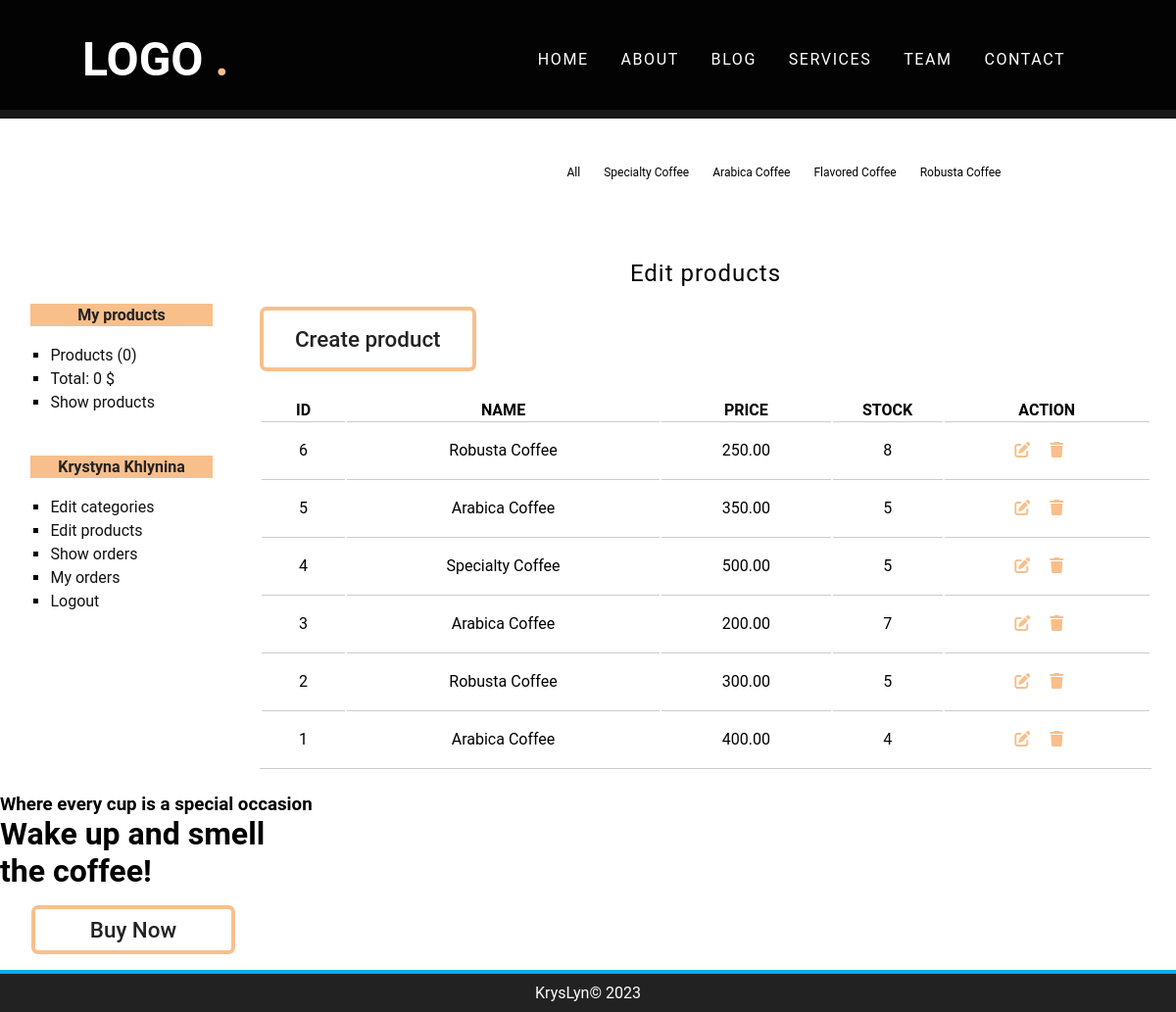
/producto/gestion (signed in), run on an earlier commit of the app's database.
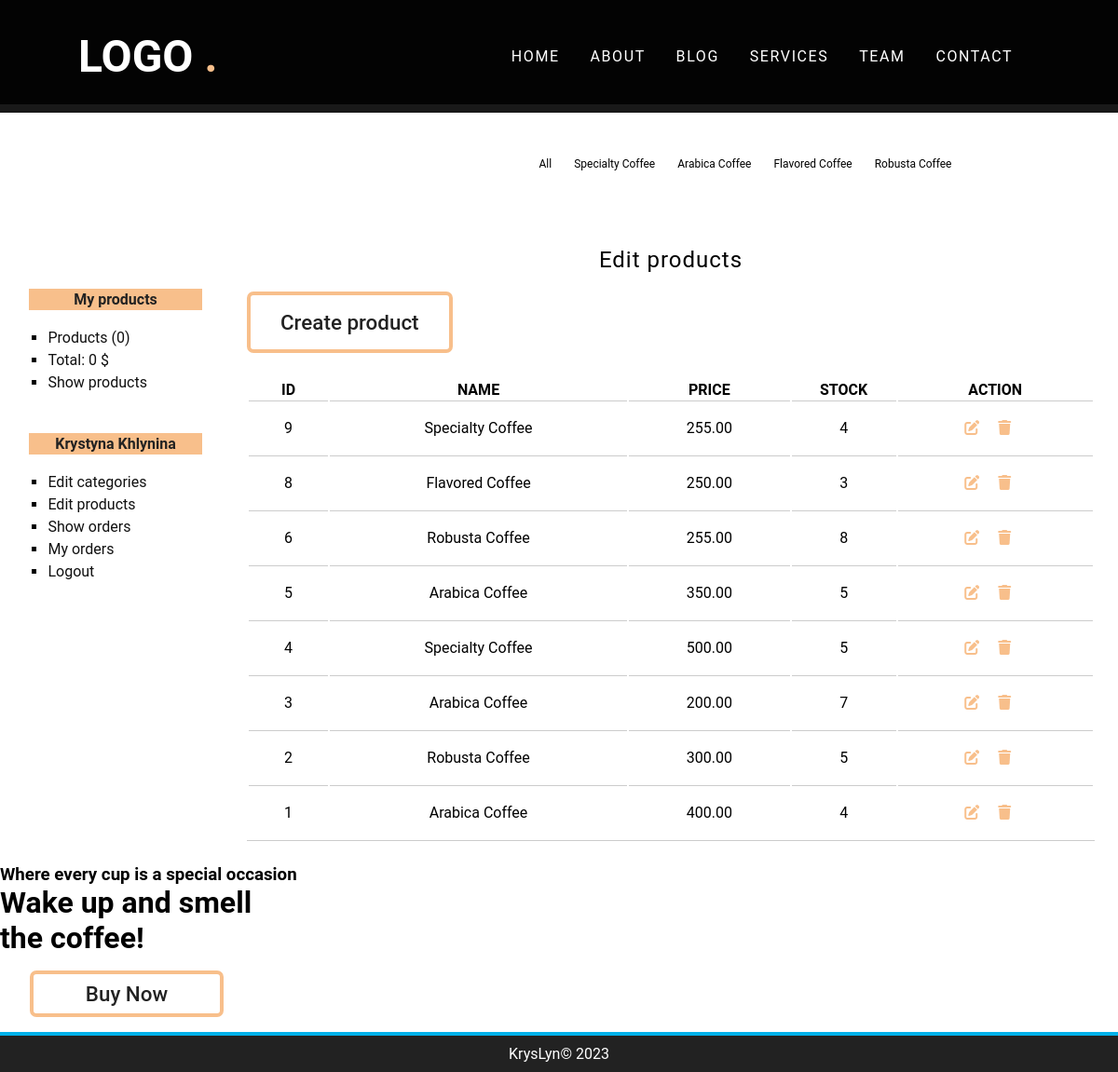
And on a later commit of the database.
### tables this page shows
CREATE TABLE `categorias` (
  `id` int(255) NOT NULL,
  `nombre` varchar(100) NOT NULL
);

CREATE TABLE `productos` (
  `id` int(255) NOT NULL,
  `categoria_id` int(255) NOT NULL,
  `nombre` varchar(100) NOT NULL,
  `descripcion` text DEFAULT NULL,
  `precio` float(100,2) NOT NULL,
  `stock` int(255) NOT NULL,
  `oferta` varchar(2) DEFAULT NULL,
  `fecha` date NOT NULL,
  `imagen` varchar(255) DEFAULT NULL
);

### config/db.php (called while the page is built)
<?php
class Database{
	public static function connect(){
		$db = new mysqli('localhost', 'root', '', 'tienda_master');
		$db->query("SET NAMES 'utf8'");
		return $db;
	}
}

### helpers/utils.php (called while the page is built, shortened)
<?php
class Utils{
	public static function showCategorias(){
		require_once 'models/categoria.php';
		$categoria = new Categoria();
		$categorias = $categoria->getAll();
		return $categorias;
	}
	public static function statsCarrito(){
		$stats = array(
			'count' => 0,
			'total' => 0
		);
		return $stats;
	}
}

### models/categoria.php (called while the page is built, shortened)
<?php
class Categoria{
	private $db;
	public function __construct() {
		$this->db = Database::connect();
	}
	public function getAll(){
		$categorias = $this->db->query("SELECT * FROM categorias ORDER BY id DESC;");
		return $categorias;
	}
}

### controllers/ProductoController.php (called while the page is built, shortened)
<?php
require_once 'models/producto.php';
class productoController{
	public function gestion(){
		$producto = new Producto();
		$productos = $producto->getAll();
		require_once 'views/producto/gestion.php';
	}
}

### models/producto.php (called while the page is built, shortened)
<?php
class Producto{
	private $db;
	public function __construct() {
		$this->db = Database::connect();
	}
	public function getAll(){
		$productos = $this->db->query("SELECT * FROM productos ORDER BY id DESC");
		return $productos;
	}
}

### views/producto/gestion.php (the view, shortened to what this page needs)
<h1>Edit products</h1>
<a href="<?=base_url?>producto/crear" class="button btn-create">
	Create product
</a>
<table>
	<tr>
		<th>ID</th>
		<th>NAME</th>
		<th>PRICE</th>
		<th>STOCK</th>
		<th>ACTION</th>
	</tr>
	<?php while($pro = $productos->fetch_object()): ?>
		<tr>
			<td><?=$pro->id;?></td>
			<td><?=$pro->nombre;?></td>
			<td><?=$pro->precio;?></td>
			<td><?=$pro->stock;?></td>
			<td>
				<a href="<?=base_url?>producto/editar&id=<?=$pro->id?>" class="fas fa-edit button-gestion" ></a>
				<a href="<?=base_url?>producto/eliminar&id=<?=$pro->id?>" class="fas fa-trash button-gestion"></a>
			</td>
		</tr>
	<?php endwhile; ?>
</table>

### views/layout/header.php (shortened to what this page needs)
<!DOCTYPE HTML>
<html lang="de">
	<head>
		<link rel="stylesheet" href="<?=base_url?>assets/css/styles.css" />
		<link rel="stylesheet" href="https://cdnjs.cloudflare.com/ajax/libs/font-awesome/6.2.1/css/all.min.css" />
	</head>
	<body>
		<div id="container">
			  <div class="header" id="home">
        <nav id="navbar">
            <a href="#home" class="logo">LOGO <span>.</span></a>
            <div class="links" id="nav">
                <a href="#home">Home</a>
                <a href="#about">About</a>
                <a href="#blog">Blog</a>
                <a href="#service">Services</a>
                <a href="#team">Team</a>
                <a href="#contact">Contact</a>
            </div>
        </nav>
		</div>
<?php $categorias = Utils::showCategorias(); ?>
			<nav id="menu">
				<ul>
					<li>
						<a href="<?=base_url?>">All</a>
					</li>
					<?php while($cat = $categorias->fetch_object()): ?>
						<li>
							<a href="<?=base_url?>categoria/ver&id=<?=$cat->id?>"><?=$cat->nombre?></a>
						</li>
					<?php endwhile; ?>
				</ul>
			</nav>
			<div id="content">

### views/layout/sidebar.php
<aside id="lateral">
	<div id="carrito" class="block_aside">
		<h3>My products</h3>
		<ul>
			<?php $stats = Utils::statsCarrito(); ?>
			<li><a href="<?=base_url?>carrito/index">Products (<?=$stats['count']?>)</a></li>
			<li><a href="<?=base_url?>carrito/index">Total: <?=$stats['total']?> $</a></li>
			<li><a href="<?=base_url?>carrito/index">Show products</a></li>
		</ul>
	</div>
	<div id="login" class="block_aside">
		<?php if(!isset($_SESSION['identity'])): ?>
			<h3>Entrar a la web</h3>
			<form action="<?=base_url?>usuario/login" method="post">
				<label for="email">Email</label>
				<input type="email" name="email" />
				<label for="password">Password</label>
				<input type="password" name="password" />
				<input type="submit" value="Enviar" />
			</form>
		<?php else: ?>
			<h3><?=$_SESSION['identity']->nombre?> <?=$_SESSION['identity']->apellidos?></h3>
		<?php endif; ?>
		<ul>
			<?php if(isset($_SESSION['admin'])): ?>
				<li><a href="<?=base_url?>categoria/index">Edit categories</a></li>
				<li><a href="<?=base_url?>producto/gestion">Edit products</a></li>
				<li><a href="<?=base_url?>pedido/gestion">Show orders</a></li>
			<?php endif; ?>
			<?php if(isset($_SESSION['identity'])): ?>
				<li><a href="<?=base_url?>pedido/mis_pedidos">My orders</a></li>
				<li><a href="<?=base_url?>usuario/logout">Logout</a></li>
			<?php else: ?>
				<li><a href="<?=base_url?>usuario/registro">Sign up</a></li>
			<?php endif; ?>
		</ul>
	</div>
</aside>
<div id="central">

### index.php (shortened to what this page needs)
<?php
require_once 'config/db.php';
require_once 'helpers/utils.php';
require_once 'views/layout/header.php';
require_once 'views/layout/sidebar.php';
if(isset($_GET['controller'])){
	$nombre_controlador = $_GET['controller'].'Controller';
}elseif(!isset($_GET['controller']) && !isset($_GET['action'])){
	$nombre_controlador = controller_default;
}else{
	show_error();
	exit();
}
if(class_exists($nombre_controlador)){
	$controlador = new $nombre_controlador();
	if(isset($_GET['action']) && method_exists($controlador, $_GET['action'])){
		$action = $_GET['action'];
		$controlador->$action();
	}elseif(!isset($_GET['controller']) && !isset($_GET['action'])){
		$action_default = action_default;
		$controlador->$action_default();
	}else{
		show_error();
	}
}else{
	show_error();
}
require_once 'views/layout/footer.php';

### views/layout/footer.php
</div>
</div>
<div class="bg">
		<div class="content">
            <h3>Where every cup is a special occasion</h3>
            <h1>Wake up and smell <br>the coffee!</h1>
            <button class="btn">Buy Now</button>
        </div>
</div>
			<footer id="footer">
				<p>KrysLyn&copy; <?= date('Y') ?></p>
			</footer>
		</div>
	</body>
</html>

### assets/css/styles.css (style rules this page uses)
:root { --font-heading: crimson; --para-font: #777777; --black: #222222; --bg: #f8bf8b; --white: #fff; }
* { font-family: 'Roboto', sans-serif; margin: 0; padding: 0; box-sizing: border-box; outline: none; border: none; text-decoration: none; transition: 0.2s linear; }
a { color: #111111; }
table { text-align: center; width: 100%; border-bottom: 1px solid #ccc; margin-top: 3rem; }
td { border-top: 1px solid #ccc; padding: 15px; }
td a { margin-right: 1rem; }
#container { width: 100%; margin: 0px auto; box-shadow: 0px 0px 10px gray; background: white; }
.header { width: 100%; height: 14vh; background: var(--black); background-repeat: no-repeat; background-size: cover; }
#navbar { background: rgba(0, 0, 0, 0.9); display: flex; align-items: center; justify-content: space-between; padding: 2rem 7%; position: fixed; top: 0; left: 0; right: 0; z-index: 10000; }
.logo { font-size: 3rem; font-weight: 700; color: var(--white); }
.logo span { color: var(--bg); }
nav .links a { color: var(--white); font-size: 1rem; margin-right: 1.8rem; text-transform: uppercase; letter-spacing: 0.1rem; position: relative; }
nav .links a:after { content: ''; width: 0%; height: 2px; background: var(--bg); position: absolute; left: 0; bottom: -12px; transition: 0.4s; }
#menu { clear: both; background: #fff; color: white; height: 8rem; display: flex; justify-content: center; align-items: center; font-size: 12px; }
#menu ul { list-style: none; text-decoration: none; margin-left: 25rem; }
#menu ul li { line-height: 55px; float: left; }
#menu a { display: block; color: rgb(0, 0, 0); text-decoration: none; padding-left: 12px; padding-right: 12px; transition: all 300ms; }
#content { margin: 0px auto; overflow: hidden; background: #fff; }
#lateral { width: 19%; min-height: 500px; float: left; margin-top: 55px; margin-left: 10px; }
#lateral .block_aside { display: block; width: 90%; margin: 5px auto; padding: 10px; }
#lateral h3 { display: block; color: #222; width: 100%; text-align: center; padding-top: 2px; padding-bottom: 2px; margin-bottom: 15px; font-size: 16px; font-weight: bold; background: var(--bg); }
#lateral ul { margin-top: 20px; margin-bottom: 20px; }
#lateral ul li { list-style: square; margin-left: 20px; margin-top: 5px; margin-bottom: 5px; }
input[type="button"], input[type="submit"], button, .button { padding: 1rem 5rem; margin: 3rem 0; cursor: pointer; color: var(--black); font-size: 1.4rem; font-weight: 500; border: 0.3rem solid var(--bg); border-radius: 7px; background: none; transition: all linear 0.5s; }
.btn-create { padding: 1rem 2rem; }
.button-gestion { margin-top: 5px; margin-bottom: 5px; color: var(--bg); }
.btn { padding: 0.5rem 1rem; margin: 1rem 2rem; width: 13rem; }
label, input[type="button"], input[type="submit"], button { display: block; margin-top: 10px; }
#central { width: 80%; min-height: 500px; float: right; padding: 25px; }
#central h1 { font-size: 24px; font-weight: normal; letter-spacing: 1px; text-align: center; margin-bottom: 20px; padding: 20px; padding-top: 0px; }
#footer { clear: both; text-align: center; padding-top: 10px; padding-bottom: 10px; color: white; background: #222222; border-top: 4px solid #01B1EA; }

What changed in the data, as far as the page shows it:
added productos: id "9", nombre "Specialty Coffee", precio "255.00", stock "4"
added productos: id "8", nombre "Flavored Coffee", precio "250.00", stock "3"
changed productos id 6: precio "250.00" → "255.00"
